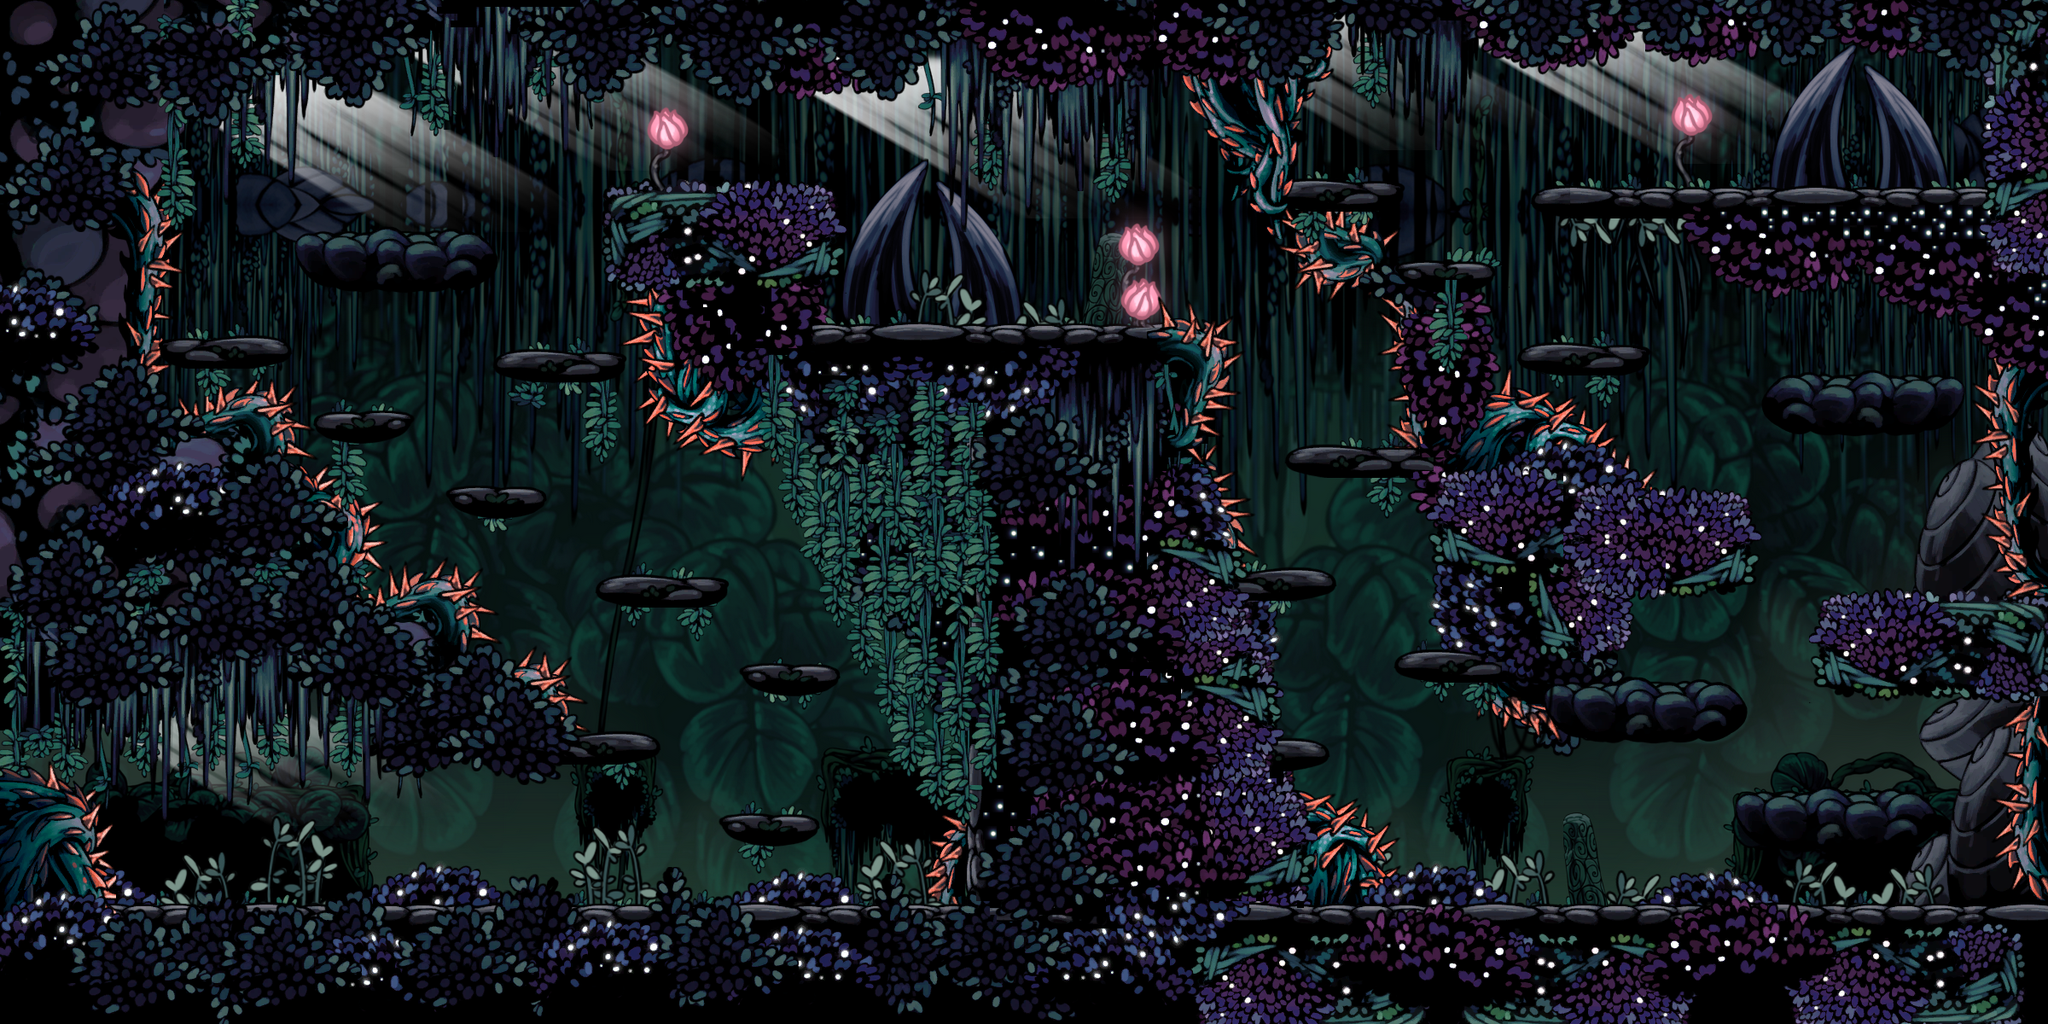

Tiled map render using the project's own tile images. Description and the map definition, with tile-layer contents summarised, below:
An orthogonal 300x150 tile map with 8x8 px tiles, 10 tile layers (background-6, background-5, background-4, background-3, ...), 28 tilesets and 92 objects (47x platform, 18x spikes, 12x wall, 6x mossfly_spawn, 3x husk_hornhead_spawn, ...).

<map version="1.10" tiledversion="1.12.2" orientation="orthogonal" renderorder="right-down" width="300" height="150" tilewidth="8" tileheight="8" infinite="0" nextlayerid="13" nextobjectid="180">
 <tileset firstgid="1" source="adawda.tsx" />
 <tileset firstgid="193" source="ground_room1.tsx" />
 <tileset firstgid="403" source="air_ground_room1.tsx" />
 <tileset firstgid="583" source="slug_floor.tsx" />
 <tileset firstgid="883" source="bush4.tsx" />
 <tileset firstgid="1273" source="bushes2.tsx" />
 <tileset firstgid="1433" source="bushes.tsx" />
 <tileset firstgid="1769" source="background.tsx" />
 <tileset firstgid="2381" source="Slug_Shrine_0003_a.tsx" />
 <tileset firstgid="28649" source="fungd_vine_02.tsx" />
 <tileset firstgid="29405" source="fungd_vine_03.tsx" />
 <tileset firstgid="30366" source="grass_01_idle0023.tsx" />
 <tileset firstgid="30632" source="fung_new_0120_Layer-246.tsx" />
 <tileset firstgid="30744" source="fung_new_0070_Layer-278 #13622.tsx" />
 <tileset firstgid="31364" source="bush5.tsx" />
 <tileset firstgid="31828" source="fung_new_0084_c.tsx" />
 <tileset firstgid="35797" source="hunter_scenery_0001_a.tsx" />
 <tileset firstgid="36174" source="ropes.tsx" />
 <tileset firstgid="36674" source="fungd_spikes_07.tsx" />
 <tileset firstgid="37064" source="fungd_spikes_06.tsx" />
 <tileset firstgid="37856" source="black_grass20004.tsx" />
 <tileset firstgid="38246" source="spikes1.tsx" />
 <tileset firstgid="39002" source="fungd_spikes_05.tsx" />
 <tileset firstgid="40090" source="background1.tsx" />
 <tileset firstgid="66619" source="glow.tsx" />
 <tileset firstgid="68309" source="fungd_spikes_0_0001_d.tsx" />
 <tileset firstgid="72829" source="lights.tsx" />
 <tileset firstgid="72973" source="flower.tsx" />
 <layer id="8" name="background-6" width="300" height="150">
  <data>[45000 cells, 42000 non-empty, 16940 distinct tile ids]</data>
 </layer>
 <layer id="11" name="background-5" width="300" height="150">
  <data>[45000 cells, 7023 non-empty, 1451 distinct tile ids]</data>
 </layer>
 <layer id="6" name="background-4" width="300" height="150">
  <data>[45000 cells, 7648 non-empty, 3724 distinct tile ids]</data>
 </layer>
 <layer id="5" name="background-3" width="300" height="150">
  <data>[45000 cells, 7826 non-empty, 3268 distinct tile ids]</data>
 </layer>
 <layer id="10" name="background-2" width="300" height="150">
  <data>[45000 cells, 6160 non-empty, 2757 distinct tile ids]</data>
 </layer>
 <layer id="4" name="background-1" width="300" height="150">
  <data>[45000 cells, 12754 non-empty, 2555 distinct tile ids]</data>
 </layer>
 <layer id="1" name="main" width="300" height="150">
  <data>[45000 cells, 18127 non-empty, 2517 distinct tile ids]</data>
 </layer>
 <layer id="2" name="foreground-1" width="300" height="150">
  <data>[45000 cells, 14817 non-empty, 4414 distinct tile ids]</data>
 </layer>
 <layer id="3" name="foreground-2" width="300" height="150">
  <data>[45000 cells, 9533 non-empty, 1776 distinct tile ids]</data>
 </layer>
 <layer id="7" name="foreground-3" width="300" height="150">
  <data>[45000 cells, 6939 non-empty, 1077 distinct tile ids]</data>
 </layer>
 <objectgroup id="12" name="logic">
  <object id="1" name="game_start_spawn" x="409.166" y="1048.75">
   <point />
  </object>
  <object id="2" name="spawn_from_greenpath_room2" x="2322" y="189.667">
   <point />
  </object>
  <object id="6" name="spikes" x="136" y="1060">
   <polygon points="0,0 -7,-94 -48,-142 -132,-159 -131,-3" />
  </object>
  <object id="8" name="spikes" x="738" y="338">
   <polygon points="0,0 10,140 133,217 171,194" />
  </object>
  <object id="9" name="spikes" x="192" y="399">
   <polygon points="0,0 18,-124 -96.6667,-286" />
  </object>
  <object id="10" name="spikes" x="1386" y="92">
   <polygon points="0,0 110,189 141,26 176,-11" />
  </object>
  <object id="11" name="spikes" x="2376" y="1057">
   <polygon points="0,0 -33,-61 -20,-214 15,-242" />
  </object>
  <object id="13" name="spikes" x="1364" y="360">
   <polygon points="0,0 74,20 85,60 50.3333,189 7,188" />
  </object>
  <object id="15" name="spikes" x="2346" y="405">
   <polygon points="0,0 -26,76 0,293 49,294 43,-41" />
  </object>
  <object id="18" name="spikes" x="682" y="855">
   <polygon points="0,0 -0.5,-35 -19,-79 -61,-94 -102,-73" />
  </object>
  <object id="19" name="spikes" x="583" y="753">
   <polygon points="0,0 -23,-80 -125,-80 -158.5,-56.5" />
  </object>
  <object id="20" name="spikes" x="439" y="661">
   <polygon points="1,17 3,-69 -61,-110 -93,-107" />
  </object>
  <object id="21" name="spikes" x="342" y="461">
   <polygon points="1.5,-4.5 20.5,43.5 11,88 -132,13 -34,-14" />
  </object>
  <object id="23" name="platform" x="2.66667" y="1066.33" width="1357.33" height="132.333" />
  <object id="26" name="platform" x="1362" y="1066.33" width="1037" height="132.333" />
  <object id="27" name="platform" x="849.333" y="959.667" width="103.333" height="12.6667">
   <capsule />
  </object>
  <object id="28" name="platform" x="663.333" y="866.333" width="99.6667" height="11.6667">
   <capsule />
  </object>
  <object id="29" name="platform" x="875.333" y="783.667" width="102" height="13.3333">
   <capsule />
  </object>
  <object id="30" name="platform" x="708.083" y="682.5" width="137.333" height="14.3333">
   <capsule />
  </object>
  <object id="31" name="platform" x="530" y="576.333" width="101.333" height="13.6667">
   <capsule />
  </object>
  <object id="34" name="platform" x="378" y="487.333" width="93.3333" height="16">
   <capsule />
  </object>
  <object id="35" name="platform" x="590" y="416" width="132.667" height="15.6667">
   <capsule />
  </object>
  <object id="36" name="platform" x="190.667" y="399.667" width="138" height="13">
   <capsule />
  </object>
  <object id="41" name="platform" x="346.667" y="277.667" width="219.667" height="18.6667">
   <capsule />
  </object>
  <object id="43" name="platform" x="717.333" y="222.667" width="256" height="110.667" />
  <object id="46" name="platform" x="951.333" y="385.667" width="410" height="41.6667" />
  <object id="47" name="platform" x="882" y="334.667" width="91.2" height="48" />
  <object id="49" name="platform" x="1498.67" y="216.667" width="137" height="13.6667">
   <capsule />
  </object>
  <object id="50" name="platform" x="1639.67" y="310.333" width="104.333" height="11">
   <capsule />
  </object>
  <object id="52" name="platform" x="1515.33" y="528.667" width="170" height="12.6667">
   <capsule />
  </object>
  <object id="55" name="platform" x="1440" y="672" width="113.667" height="11.3333">
   <capsule />
  </object>
  <object id="56" name="platform" x="1640.67" y="769.667" width="108" height="10.3333">
   <capsule />
  </object>
  <object id="57" name="platform" x="1478" y="871.333" width="73.3333" height="10.6667">
   <capsule />
  </object>
  <object id="60" name="platform" x="2036" y="934.333" width="222" height="19.6667">
   <capsule />
  </object>
  <object id="65" name="platform" x="1822.67" y="809" width="213.667" height="27.3333">
   <capsule />
  </object>
  <object id="66" name="platform" x="2141" y="708" width="257" height="88.333" />
  <object id="67" name="platform" x="1831.33" y="585.333" width="208.667" height="95.667" />
  <object id="68" name="platform" x="2074" y="447.667" width="228.333" height="25">
   <capsule />
  </object>
  </objectgroup>
</map>
<!-- 54 of 92 objects omitted -->
